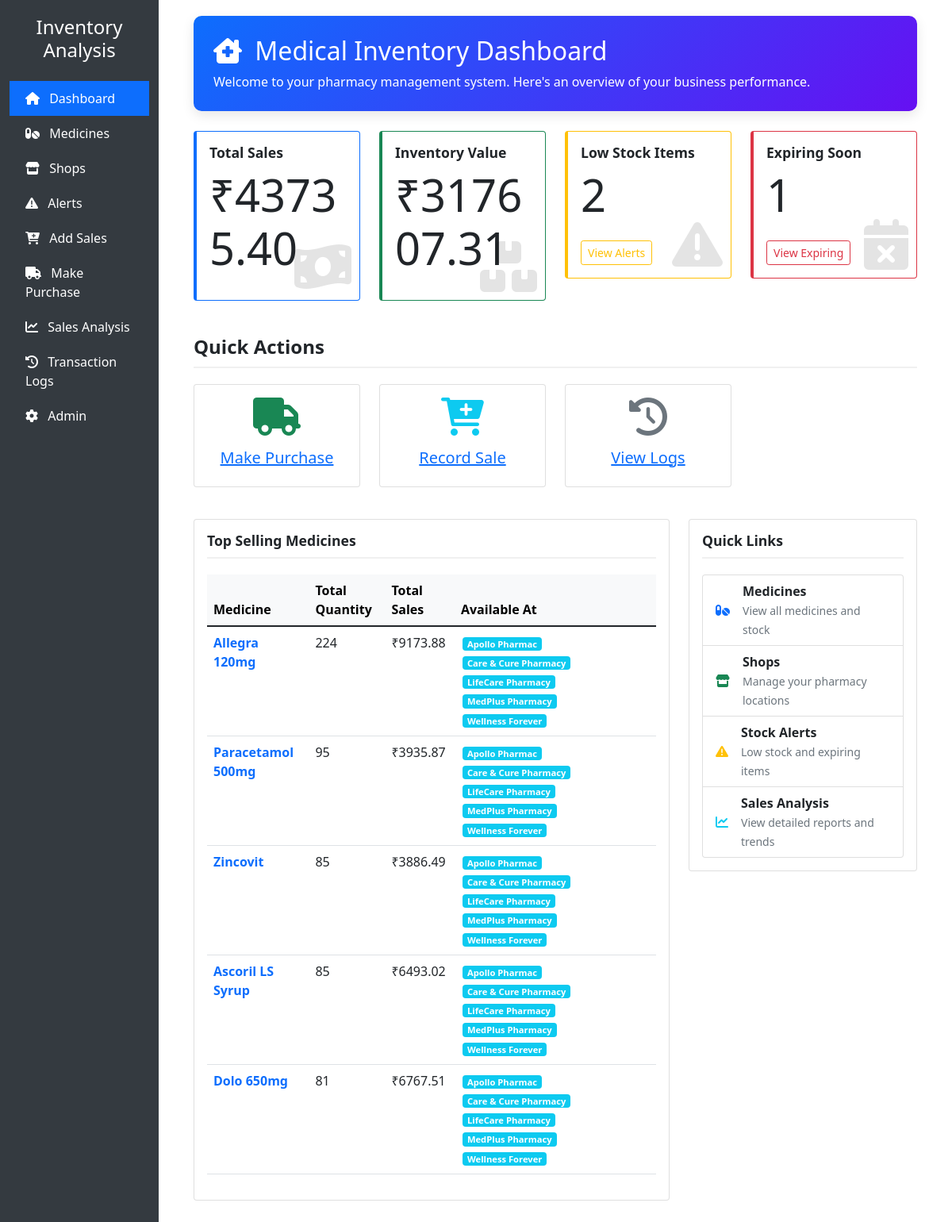
The page / on the database its author committed.
### inventory/models.py (models this page shows, shortened)
class Medicine(models.Model):
    CATEGORY_CHOICES = [
        ('tablet', 'Tablet'),
        ('syrup', 'Syrup'),
        ('injection', 'Injection'),
        ('cream', 'Cream'),
        ('drops', 'Drops'),
    ]
    primary_id = models.CharField(
        max_length=10,
        primary_key=True,
        validators=[
            RegexValidator(
                regex=r'^MED\d{3}$',  # Use raw string for regex
                message='Medicine ID must be in format MED001'
            )
        ]
    )
    name = models.CharField(max_length=100)
    generic_name = models.CharField(max_length=100)
    manufacturer = models.CharField(max_length=100)
    category = models.CharField(max_length=50, choices=CATEGORY_CHOICES)
    description = models.TextField(blank=True)
    side_effects = models.TextField(blank=True)
    created_at = models.DateTimeField(auto_now_add=True)
    updated_at = models.DateTimeField(auto_now=True)
    class Meta:
        ordering = ['name']
        indexes = [
            models.Index(fields=['name']),
            models.Index(fields=['manufacturer']),
        ]
        verbose_name = "Medicine"
        verbose_name_plural = "Medicines"

class Shop(models.Model):
    name = models.CharField(max_length=100)
    location = models.CharField(max_length=200)
    contact_number = models.CharField(
        max_length=15,
        validators=[
            RegexValidator(
                regex=r'^\+?1?\d{9,15}$',
                message='Phone number must be entered in format: +999999999'
            )
        ]
    )
    license_number = models.CharField(
        max_length=50,
        unique=True,
        validators=[
            RegexValidator(
                regex=r'^LIC\d{7}$',
                message='License number must be in format LIC0000000'
            )
        ]
    )
    opening_time = models.TimeField()
    closing_time = models.TimeField()
    opening_date = models.DateField(default=timezone.now)
    class Meta:
        ordering = ['name']
        indexes = [
            models.Index(fields=['name']),
            models.Index(fields=['license_number']),
        ]
        verbose_name = "Shop"
        verbose_name_plural = "Shops"

### inventory/views.py (the view)
# urls.py: path('', views.dashboard, name='dashboard'),
def dashboard(request):
    try:
        total_sales = MedicineSale.objects.aggregate(
            total=Sum('total_amount'))['total'] or 0
        total_stock_value = MedicineStock.objects.aggregate(
            total=Sum(F('quantity') * F('price')))['total'] or 0
        low_stock_count = MedicineStock.objects.filter(
            quantity__lte=F('reorder_level')).count()
        expiring_soon = MedicineStock.objects.filter(
            expiry_date__lte=timezone.now().date() + timedelta(days=20),
            expiry_date__gt=timezone.now().date()
        ).count()
        sales_by_medicine = MedicineSale.objects.values(
            'medicine_id'
        ).annotate(
            total_quantity=Sum('quantity'),
            total_sales=Sum('total_amount')
        ).order_by('-total_quantity')[:5]
        top_medicines = []
        for sale in sales_by_medicine:
            medicine = Medicine.objects.get(primary_id=sale['medicine_id'])
            shops = Shop.objects.filter(
                medicinestock__medicine=medicine
            ).distinct().values_list('name', flat=True)
            top_medicines.append({
                'primary_id': medicine.primary_id,
                'name': medicine.name,
                'total_quantity': sale['total_quantity'],
                'total_sales': sale['total_sales'],
                'shops': list(shops)
            })
        context = {
            'total_sales': total_sales,
            'total_stock_value': total_stock_value,
            'low_stock_count': low_stock_count,
            'expiring_soon': expiring_soon,
            'top_medicines': top_medicines,
        }
        return render(request, 'inventory/dashboard.html', context)
    except Exception as e:
        logger.error(f"Dashboard error: {str(e)}")
        messages.error(request, "Error loading dashboard")
        return render(request, 'inventory/dashboard.html', {})

### templates/inventory/dashboard.html (shortened to what this page needs)
{% extends 'inventory/base.html' %}  {% block main_content %}
<div class="container-fluid">
  <div class="welcome-banner">
    <h2>
      <i class="fas fa-clinic-medical me-2"></i> Medical Inventory Dashboard
    </h2>
    <p class="mb-0">
      Welcome to your pharmacy management system. Here's an overview of your
      business performance.
    </p>
  </div>
  <div class="row mb-4">
    <div class="col-md-3">
      <div class="card stats-card primary">
        <div class="card-body">
          <h5 class="card-title">Total Sales</h5>
          <p class="card-text display-4">₹{{ total_sales|floatformat:2 }}</p>
          <i class="fas fa-money-bill-wave icon"></i>
        </div>
      </div>
    </div>
    <div class="col-md-3">
      <div class="card stats-card success">
        <div class="card-body">
          <h5 class="card-title">Inventory Value</h5>
          <p class="card-text display-4">
            ₹{{ total_stock_value|floatformat:2 }}
          </p>
          <i class="fas fa-boxes icon"></i>
        </div>
      </div>
    </div>
    <div class="col-md-3">
      <div class="card stats-card warning">
        <div class="card-body">
          <h5 class="card-title">Low Stock Items</h5>
          <p class="card-text display-4">{{ low_stock_count }}</p>
          <a
            href="{% url 'stock_alerts' %}"
            class="btn btn-sm btn-outline-warning mt-2"
            >View Alerts</a
          >
          <i class="fas fa-exclamation-triangle icon"></i>
        </div>
      </div>
    </div>
    <div class="col-md-3">
      <div class="card stats-card danger">
        <div class="card-body">
          <h5 class="card-title">Expiring Soon</h5>
          <p class="card-text display-4">{{ expiring_soon }}</p>
          <a
            href="{% url 'stock_alerts' %}?filter=expiring"
            class="btn btn-sm btn-outline-danger mt-2"
            >View Expiring</a
          >
          <i class="fas fa-calendar-times icon"></i>
        </div>
      </div>
    </div>
  </div>
  <div class="row mb-4">
    <div class="col-12">
      <h4 class="section-title">Quick Actions</h4>
    </div>
    <div class="col-md-3">
      <a
        href="{% url 'make_purchase' %}"
        class="card text-center action-btn mb-3"
      >
        <div class="card-body">
          <i class="fas fa-truck fa-3x mb-3 text-success"></i>
          <h5>Make Purchase</h5>
        </div>
      </a>
    </div>
    <div class="col-md-3">
      <a href="{% url 'sales_add' %}" class="card text-center action-btn mb-3">
        <div class="card-body">
          <i class="fas fa-cart-plus fa-3x mb-3 text-info"></i>
          <h5>Record Sale</h5>
        </div>
      </a>
    </div>
    <div class="col-md-3">
      <a
        href="{% url 'transaction_logs' %}"
        class="card text-center action-btn mb-3"
      >
        <div class="card-body">
          <i class="fas fa-history fa-3x mb-3 text-secondary"></i>
          <h5>View Logs</h5>
        </div>
      </a>
    </div>
  </div>
  <div class="row">
    <div class="col-md-8">
      <div class="card">
        <div class="card-body">
          <h5 class="card-title section-title">Top Selling Medicines</h5>
          <div class="table-responsive">
            <table class="table top-medicine-table">
              <thead class="table-light">
                <tr>
                  <th>Medicine</th>
                  <th>Total Quantity</th>
                  <th>Total Sales</th>
                  <th>Available At</th>
                </tr>
              </thead>
              <tbody>
                {% for medicine in top_medicines %}
                <tr>
                  <td>
                    <a
                      href="{% url 'medicine_detail' medicine.primary_id %}"
                      class="text-decoration-none fw-bold"
                    >
                      {{ medicine.name }}
                    </a>
                  </td>
                  <td>{{ medicine.total_quantity }}</td>
                  <td>₹{{ medicine.total_sales|floatformat:2 }}</td>
                  <td>
                    {% for shop in medicine.shops %}
                    <span class="badge bg-info me-1 badge-shop"
                      >{{ shop }}</span
                    >
                    {% endfor %}
                  </td>
                </tr>
                {% endfor %}
              </tbody>
            </table>
          </div>
        </div>
      </div>
    </div>
    <div class="col-md-4">
      <div class="card">
        <div class="card-body">
          <h5 class="card-title section-title">Quick Links</h5>
          <div class="list-group quick-actions">
            <a
              href="{% url 'medicine_list' %}"
              class="list-group-item list-group-item-action d-flex align-items-center"
            >
              <i class="fas fa-pills me-3 text-primary"></i>
              <div>
                <div class="fw-bold">Medicines</div>
                <small class="text-muted">View all medicines and stock</small>
              </div>
            </a>
            <a
              href="{% url 'shop_list' %}"
              class="list-group-item list-group-item-action d-flex align-items-center"
            >
              <i class="fas fa-store me-3 text-success"></i>
              <div>
                <div class="fw-bold">Shops</div>
                <small class="text-muted">Manage your pharmacy locations</small>
              </div>
            </a>
            <a
              href="{% url 'stock_alerts' %}"
              class="list-group-item list-group-item-action d-flex align-items-center"
            >
              <i class="fas fa-exclamation-triangle me-3 text-warning"></i>
              <div>
                <div class="fw-bold">Stock Alerts</div>
                <small class="text-muted">Low stock and expiring items</small>
              </div>
            </a>
            <a
              href="{% url 'sales_analysis' %}"
              class="list-group-item list-group-item-action d-flex align-items-center"
            >
              <i class="fas fa-chart-line me-3 text-info"></i>
              <div>
                <div class="fw-bold">Sales Analysis</div>
                <small class="text-muted"
                  >View detailed reports and trends</small
                >
              </div>
            </a>
          </div>
        </div>
      </div>
    </div>
  </div>
</div>
{% endblock %}

### templates/inventory/base.html (style rules this page uses)
.card { transition: transform 0.2s; margin-bottom: 20px; }
.stats-card { border-left: 4px solid; }
.stats-card.primary { border-color: #0d6efd; }
.stats-card.success { border-color: #198754; }
.stats-card.warning { border-color: #ffc107; }
.stats-card.danger { border-color: #dc3545; }

### templates/inventory/dashboard.html (style rules this page uses)
.stats-card { border-left: 4px solid; transition: all 0.3s ease; overflow: hidden; position: relative; min-height: 140px; }
.stats-card.primary { border-color: #0d6efd; }
.stats-card.success { border-color: #198754; }
.stats-card.warning { border-color: #ffc107; }
.stats-card.danger { border-color: #dc3545; }
.stats-card .icon { position: absolute; right: 10px; bottom: 10px; font-size: 4rem; opacity: 0.1; color: #000; }
.card-title { font-weight: 600; font-size: 1.1rem; }
.quick-actions .list-group-item { transition: all 0.2s ease; }
.top-medicine-table tr { transition: all 0.2s ease; }
.badge-shop { font-size: 0.7rem; padding: 3px 6px; margin: 2px; }
.action-btn { transition: all 0.2s ease; }
.section-title { border-bottom: 2px solid #f0f0f0; padding-bottom: 10px; margin-bottom: 20px; font-weight: 600; }
.welcome-banner { background: linear-gradient(135deg, #0d6efd 0%, #6610f2 100%); color: white; border-radius: 10px; padding: 25px; margin-bottom: 25px; box-shadow: 0 5px 15px rgba(0, 0, 0, 0.1); }

### rows shown on the page
Medicine: name "Allegra 120mg"
Shop: name "Apollo Pharmac"
Shop: name "Care & Cure Pharmacy"
Shop: name "LifeCare Pharmacy"
Shop: name "MedPlus Pharmacy"
Shop: name "Wellness Forever"
Medicine: name "Paracetamol 500mg"
Medicine: name "Zincovit"
Medicine: name "Ascoril LS Syrup"
Medicine: name "Dolo 650mg"

### other values the page prints
{{ total_sales|floatformat:2 }} "43735.40"
{{ total_stock_value|floatformat:2 }} "317607.31"
{{ low_stock_count }} "2"
{{ expiring_soon }} "1"
{{ medicine.total_quantity }} "224" "95" "85" "85" "81"
{{ medicine.total_sales|floatformat:2 }} "9173.88" "3935.87" "3886.49" "6493.02" "6767.51"
